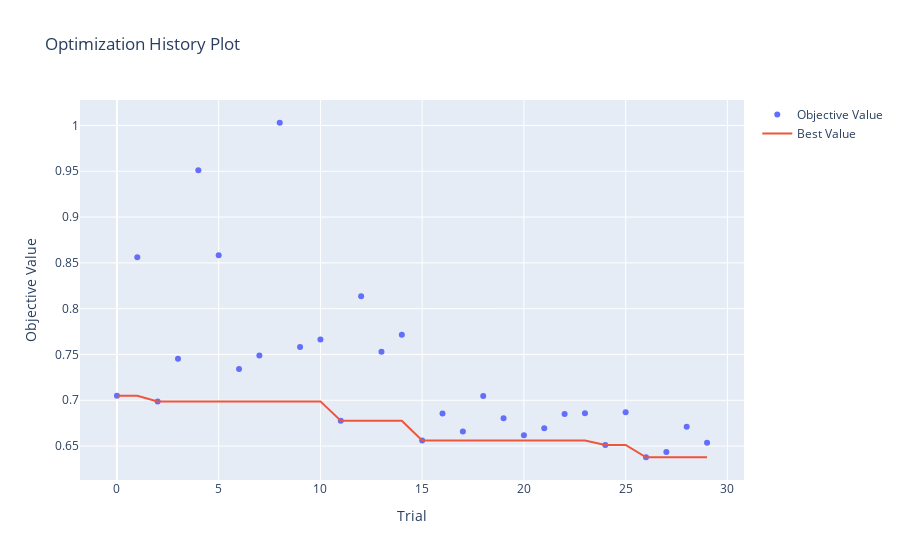

Here is the notebook cell this chart was saved with:
### Code cell
# 하이퍼파라미터 최적화 과정을 확인
optuna.visualization.plot_optimization_history(study_xgb)

### Figure 1 — Plotly figure (JSON) as saved in the notebook; plotly's stock layout.template omitted (floating-point values rounded to 4 significant figures)
{"data": [{"mode": "markers", "name": "Objective Value", "type": "scatter", "x": [0, 1, 2, 3, 4, 5, 6, 7, 8, 9, 10, 11, 12, 13, 14, 15, 16, 17, 18, 19, 20, 21, 22, 23, 24, 25, 26, 27, 28, 29], "y": [0.705, 0.8561, 0.6988, 0.7452, 0.951, 0.8584, 0.7343, 0.7489, 1.003, 0.7581, 0.7663, 0.6776, 0.8137, 0.7531, 0.7716, 0.6561, 0.6856, 0.6658, 0.7048, 0.6803, 0.6618, 0.6695, 0.685, 0.6859, 0.6512, 0.687, 0.6378, 0.6435, 0.6711, 0.6535]}, {"mode": "lines", "name": "Best Value", "type": "scatter", "x": [0, 1, 2, 3, 4, 5, 6, 7, 8, 9, 10, 11, 12, 13, 14, 15, 16, 17, 18, 19, 20, 21, 22, 23, 24, 25, 26, 27, 28, 29], "y": [0.705, 0.705, 0.6988, 0.6988, 0.6988, 0.6988, 0.6988, 0.6988, 0.6988, 0.6988, 0.6988, 0.6776, 0.6776, 0.6776, 0.6776, 0.6561, 0.6561, 0.6561, 0.6561, 0.6561, 0.6561, 0.6561, 0.6561, 0.6561, 0.6512, 0.6512, 0.6378, 0.6378, 0.6378, 0.6378]}, {"marker": {"color": "#cccccc"}, "mode": "markers", "name": "Infeasible Trial", "showlegend": false, "type": "scatter", "x": [], "y": []}], "layout": {"title": {"text": "Optimization History Plot"}, "xaxis": {"title": {"text": "Trial"}}, "yaxis": {"title": {"text": "Objective Value"}}}}
